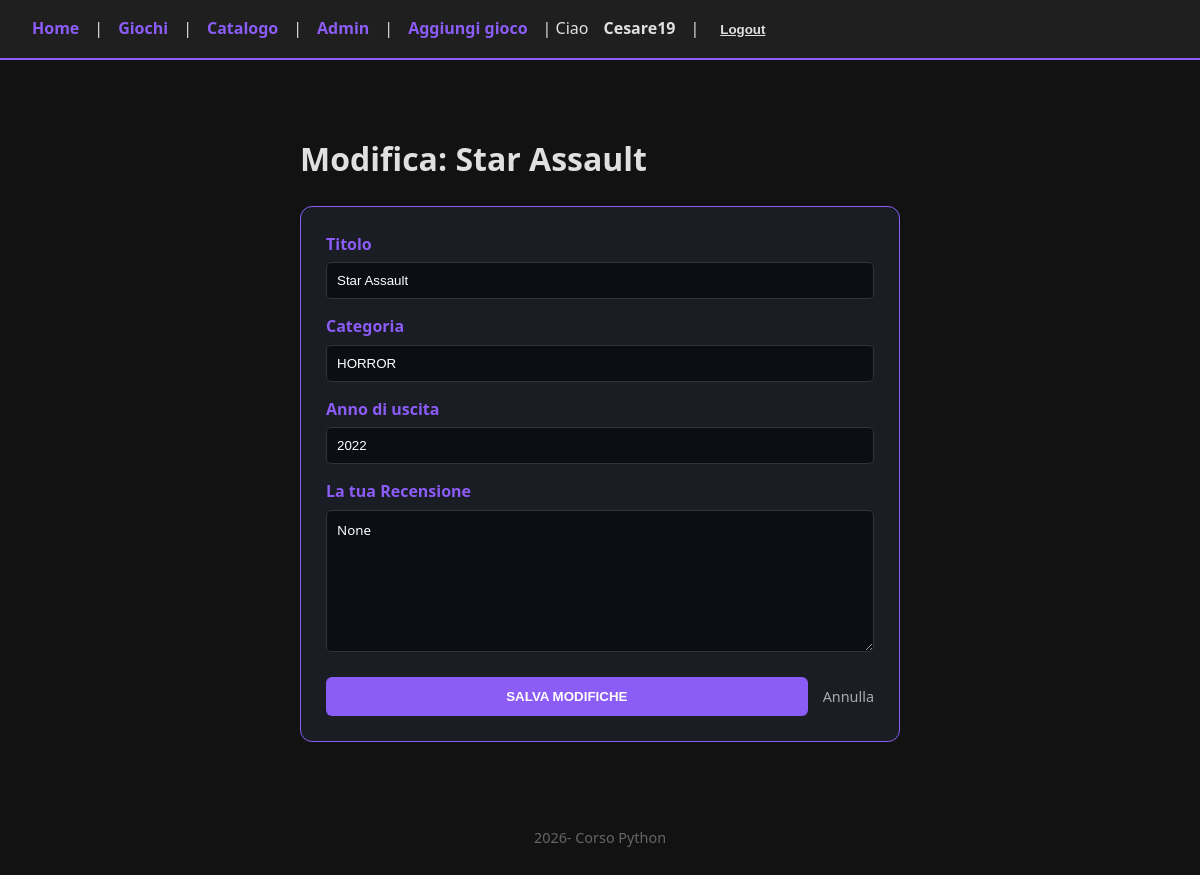
The app's page /modifica/5/ (signed in) with its own data.
### videoteca/models.py (models this page shows, shortened)
class Gioco(models.Model):
    titolo = models.CharField(max_length=200)
    categoria = models.CharField(max_length=100)
    anno = models.IntegerField()
    genere = models.CharField(max_length=100, null=True, blank=True)
    recensione = models.TextField(blank=True, null=True)

### videoteca/views.py (the view, shortened to what this page needs)
# urls.py: path('modifica/<int:id>/', views.modificagioco, name='modifica'),
@login_required
def modificagioco(request, id):
    gioco = Gioco.objects.get(id=id)
    return render(request, 'videoteca/modifica.html', {'gioco': gioco})

### videoteca/templates/videoteca/modifica.html (shortened to what this page needs)
{% extends 'base.html' %}
{% block content %}
<div style="max-width: 600px; margin: 0 auto; padding: 20px;">
    <h1>Modifica: {{ gioco.titolo }}</h1>
    <form method="POST" style="display: flex; flex-direction: column; gap: 15px; background: #1a1d24; padding: 25px; border-radius: 12px; border: 1px solid #8b5cf6;">
        <div style="display: flex; flex-direction: column; gap: 5px;">
            <label style="font-weight: bold; color: #8b5cf6;">Titolo</label>
            <input type="text" name="titolo" value="{{ gioco.titolo }}" required
                   style="padding: 10px; border-radius: 5px; border: 1px solid #333; background: #0b0e14; color: white;">
        </div>
        <div style="display: flex; flex-direction: column; gap: 5px;">
            <label style="font-weight: bold; color: #8b5cf6;">Categoria</label>
            <input type="text" name="categoria" value="{{ gioco.categoria }}" required
                   style="padding: 10px; border-radius: 5px; border: 1px solid #333; background: #0b0e14; color: white;">
        </div>
        <div style="display: flex; flex-direction: column; gap: 5px;">
            <label style="font-weight: bold; color: #8b5cf6;">Anno di uscita</label>
            <input type="number" name="anno" value="{{ gioco.anno }}" required
                   style="padding: 10px; border-radius: 5px; border: 1px solid #333; background: #0b0e14; color: white;">
        </div>
        <div style="display: flex; flex-direction: column; gap: 5px;">
            <label style="font-weight: bold; color: #8b5cf6;">La tua Recensione</label>
            <textarea name="recensione" placeholder="Cosa ne pensi di questo gioco?"
                      style="padding: 10px; border-radius: 5px; border: 1px solid #333; background: #0b0e14; color: white; min-height: 120px; font-family: inherit; resize: vertical;">{{ gioco.recensione }}</textarea>
        </div>
        <div style="display: flex; gap: 15px; margin-top: 10px; align-items: center;">
            <button type="submit" class="btn" style="background: #8b5cf6; color: white; border: none; padding: 12px 25px; border-radius: 6px; cursor: pointer; font-weight: bold; flex: 1;">
                SALVA MODIFICHE
            </button>
            <a href="{% url 'catalogo' %}" style="color: #aaa; text-decoration: none; font-size: 0.9rem;">Annulla</a>
        </div>
    </form>
</div>
{% endblock %}

### videoteca/templates/base.html (shortened to what this page needs)
<!DOCTYPE html>
{% load static %}
<html>
<head>
<link rel="stylesheet" href="{% static 'css/base.css' %}">
</head>
<body>
<nav>
    <a href="{% url 'home' %}">Home</a> |
    <a href="{% url 'lista' %}">Giochi</a> |
    <a href="{% url 'catalogo' %}">Catalogo</a> |
    <a href="/admin/">Admin</a> |
    <a href="{% url 'aggiungi' %}">Aggiungi gioco</a> |
    {% if user.is_authenticated %}
        Ciao <strong>{{ user.username }}</strong> |
        <form method="post" action="{% url 'logout' %}" style="display: inline;">
            <button type="submit" style="background: none; border: none; color: inherit; text-decoration: underline; cursor: pointer;">Logout</button>
        </form>
    {% else %}
        <a href="{% url 'login' %}">Login</a>
    {% endif %}
</nav>
<div class= 'main-container'>
    {% block content %}{% endblock %}
</div>
<footer>2026- Corso Python</footer>
</body>
</html>

### static/css/base.css (style rules this page uses)
body { background-color: #121212; color: #e0e0e0; font-family: 'Segoe UI', Arial, sans-serif; line-height: 1.6; margin: 0; padding: 0; }
nav { background-color: #1f1f1f; padding: 1rem 2rem; border-bottom: 2px solid #8b5cf6; display: flex; align-items: center; gap: 15px; }
nav a, nav button { color: #8b5cf6; text-decoration: none; font-weight: bold; transition: 0.3s; }
.main-container { padding: 2rem; max-width: 1200px; margin: 0 auto; }
footer { text-align: center; padding: 2rem; color: #666; font-size: 0.9rem; }

### records on screen
Gioco: titolo "Star Assault", categoria "HORROR", anno "2022", recensione "None"

### other values on screen
{{ user.username }} "Cesare19"
